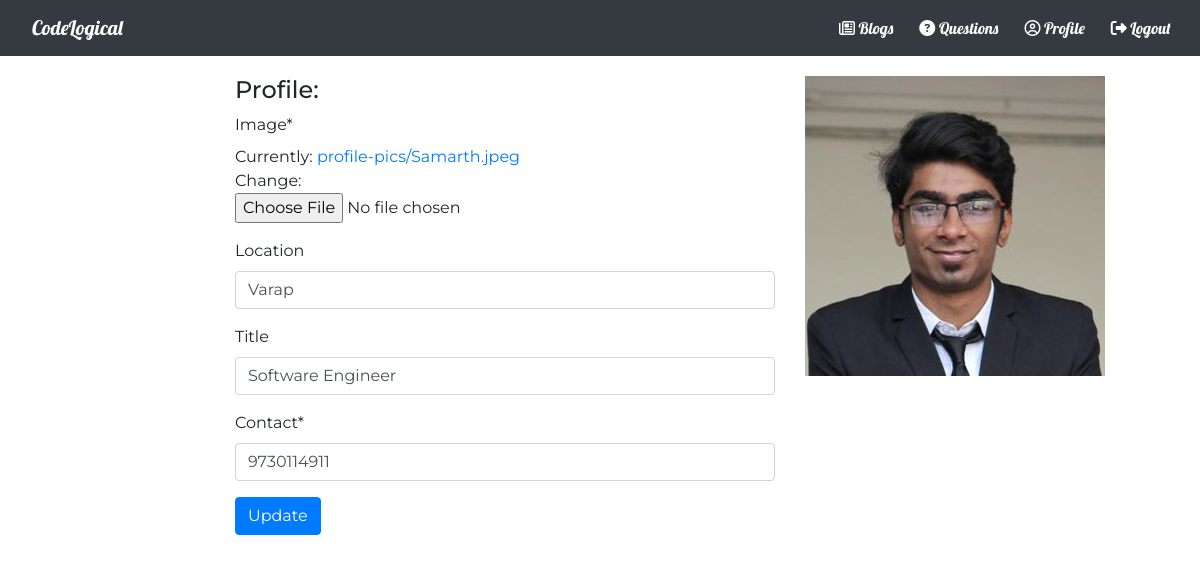
/profile/1/ (signed in), run on the app's committed database.
### users/models.py (models this page shows, shortened)
class Profile(models.Model):
    contact=models.CharField(default="6560377549",max_length=12)
    user=models.OneToOneField(User,on_delete=models.CASCADE)
    image=models.ImageField(default="default.jpg",upload_to='profile-pics')
    location=models.CharField(blank=True,null=True,max_length=50)
    title=models.CharField(blank=True,null=True,max_length=50)

### users/views.py (the view)
# urls.py: path('profile/<int:pk>/',ProfileUpdateView.as_view(),name='profile'),
class ProfileUpdateView(LoginRequiredMixin,UserPassesTestMixin,UpdateView):
    model=Profile
    fields=['image','location','title','contact']
    success_url='/'                         #Redirect to this URL after successfully updating the model
    template_name='users/profile.html'
    context_object_name='profile'
    def test_func(self):                    #If the profile is of the same user that is logged in
        profile=self.get_object()
        print(profile.user,self.request.user)
        if profile.user == self.request.user:
            return True
        return False

### users/templates/users/profile.html (shortened to what this page needs)
{% extends "blog/base.html" %}
{% load crispy_forms_tags %}
{% block space %}
<div class="container">
    <div class="row mypadding justify-content-center">
        <div class="col-8 w-100">
            <div class="row">
                <div class="col-lg-9 col-lg-push-3">
                    <h4>Profile:</h4>
                    <form method="POST" enctype="multipart/form-data">
                        {{ form|crispy }}
                        <button type="submit" class="btn btn-primary">
                            Update
                        </button>
                    </form>
                </div>
                <div class="col-lg-3 col-lg-pull-9">
                    <img src="{{ profile.image.url }}" class="img-rounded" alt="{{ object.user.username }}">
                </div>
            </div>
        </div>
    </div>
</div>
{% endblock %}

### blog/static/css/styles.css (style rules this page uses)
.mypadding { padding-top: 20px; }

### data on the page
Profile: location "Varap", title "Software Engineer", contact "9730114911", image (picture)
